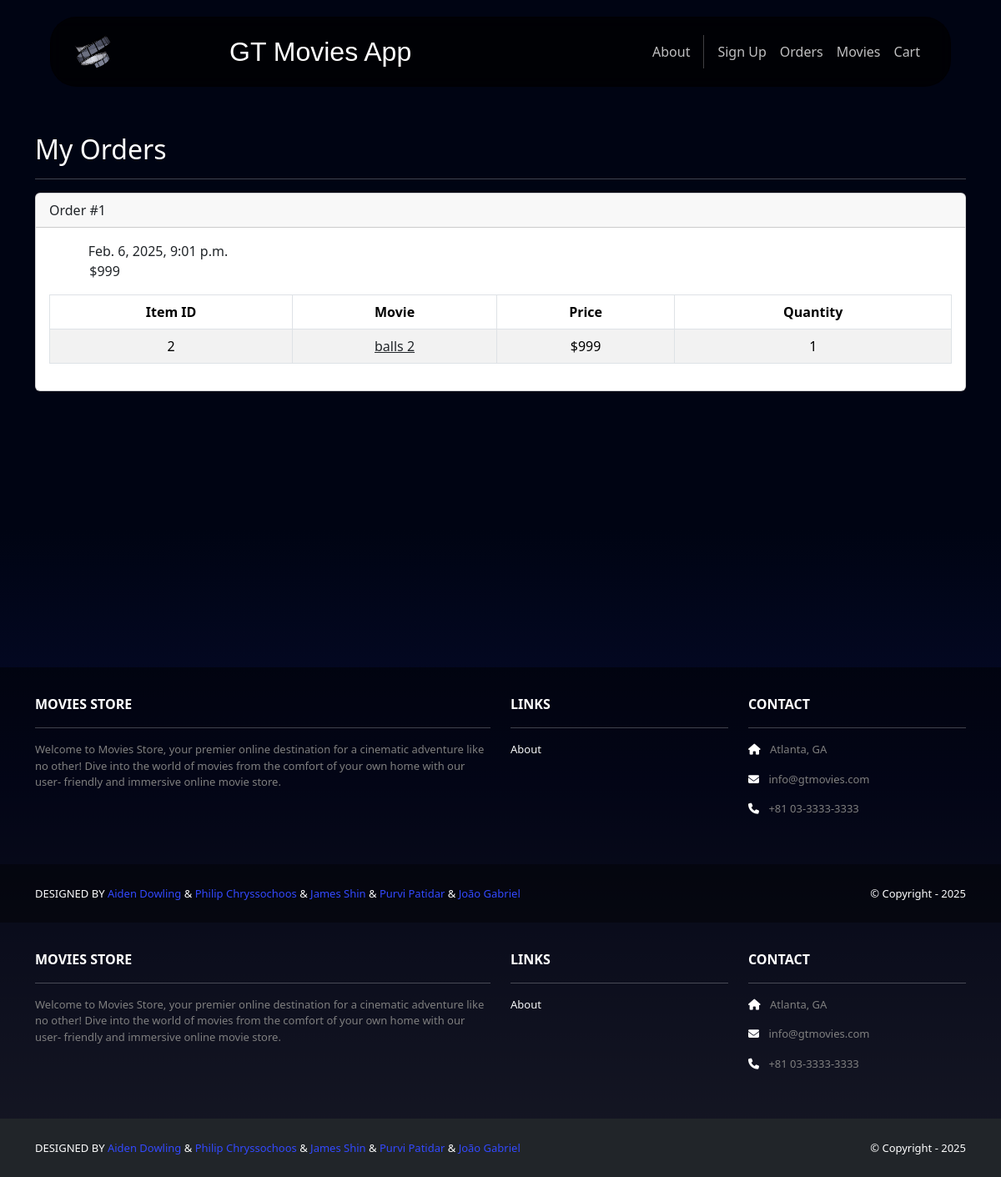
The page /accounts/orders/ (signed in) on the database its author committed.
### cart/models.py (models this page shows, shortened)
class Order(models.Model):
    id = models.AutoField(primary_key=True)
    total = models.IntegerField()
    date = models.DateTimeField(auto_now_add=True)
    user = models.ForeignKey(User, on_delete=models.CASCADE)

class Item(models.Model):
    id = models.AutoField(primary_key=True)
    price = models.IntegerField()
    quantity = models.IntegerField()
    order = models.ForeignKey(Order,
        on_delete=models.CASCADE)
    movie = models.ForeignKey(Movie,
        on_delete=models.CASCADE)

### movies/models.py (models this page shows, shortened)
class Movie(models.Model):
    id = models.AutoField(primary_key=True)
    name = models.CharField(max_length=255)
    price = models.IntegerField()
    description = models.TextField()
    image = models.ImageField(upload_to='movie_images/')

### accounts/views.py (the view)
# urls.py: path('orders/', views.orders, name='accounts.orders'),
@login_required
def orders(request):
    template_data = {}
    template_data['title'] = 'Orders'
    template_data['orders'] = request.user.order_set.all()
    return render(request, 'accounts/orders.html',
        {'template_data': template_data})

### accounts/templates/accounts/orders.html
{% extends 'base.html' %}
{% block content %}
<div class="p-3">
  <div class="container">
    <div class="row mt-3">
      <div class="col mx-auto mb-3">
        <h2>My Orders</h2>
        <hr />
        {% for order in template_data.orders %}
        <div class="card mb-4">
          <div class="card-header">
            Order #{{ order.id }}
          </div>
          <div class="card-body">
            <b>Date:</b> {{ order.date }}<br />
            <b>Total:</b> ${{ order.total }}<br />
            <table class="table table-bordered
              table-striped text-center mt-3">
              <thead>
                <tr>
                  <th scope="col">Item ID</th>
                  <th scope="col">Movie</th>
                  <th scope="col">Price</th>
                  <th scope="col">Quantity</th>
                </tr>
              </thead>
              <tbody>
                {% for item in order.item_set.all %}
                <tr>
                  <td>{{ item.movie.id }}</td>
                  <td>
                    <a class="link-dark"
                      href="{% url 'movies.show' id=item.movie.id %}">
                      {{ item.movie.name }}
                    </a>
                  </td>
                  <td>${{ item.movie.price }}</td>
                  <td>{{ item.quantity }}</td>
                </tr>
                {% endfor %}
              </tbody>
            </table>
          </div>
        </div>
        {% endfor %}
      </div>
    </div>
  </div>
</div>
{% endblock content %}

### GTMoviesApp/static/css/style.css (style rules this page uses)
* { color: white; }
body { background: linear-gradient(180deg, rgb(0, 4, 19) 45%, rgba(6,11,45,1) 67%, rgba(46,49,74,1) 100%); z-index: -99; }

### rows shown on the page
Order: id "1", date "Feb. 6, 2025, 9:01 p.m.", total "999"
Item: movie.id "2", movie.name "balls 2", movie.price "999", quantity "1"
